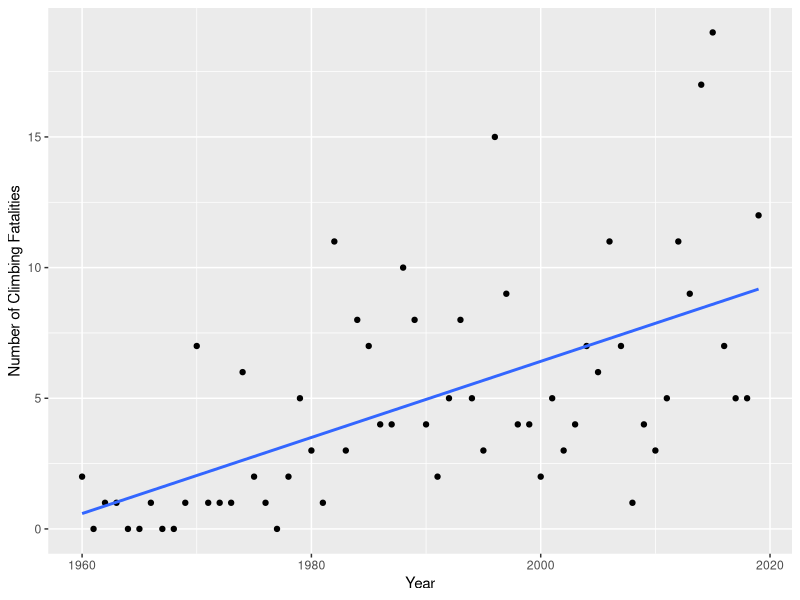
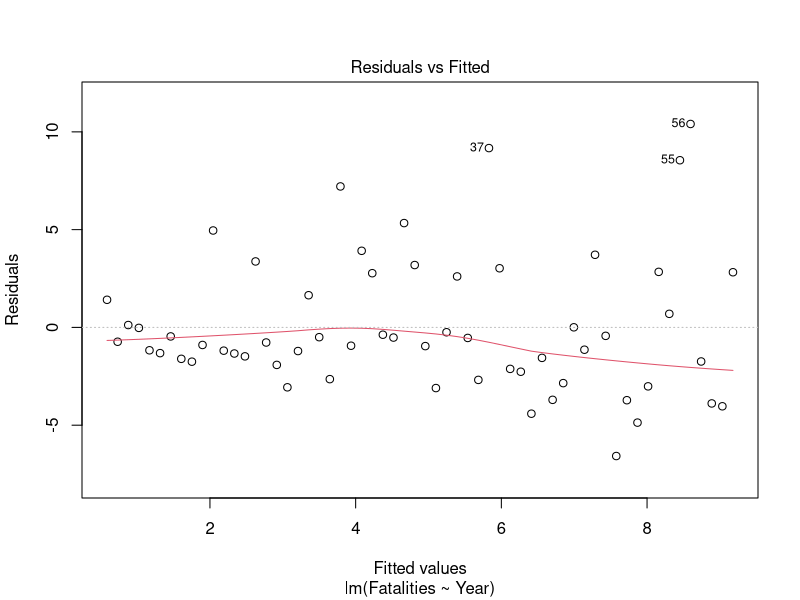
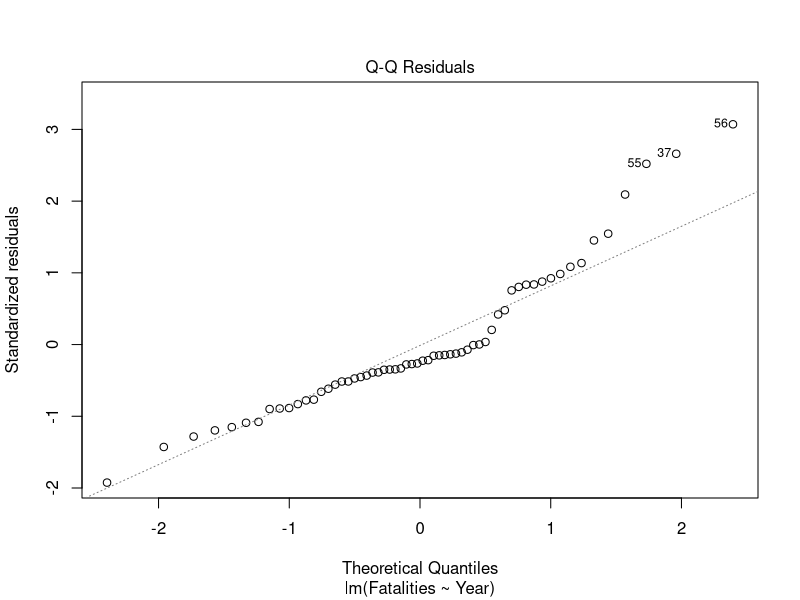
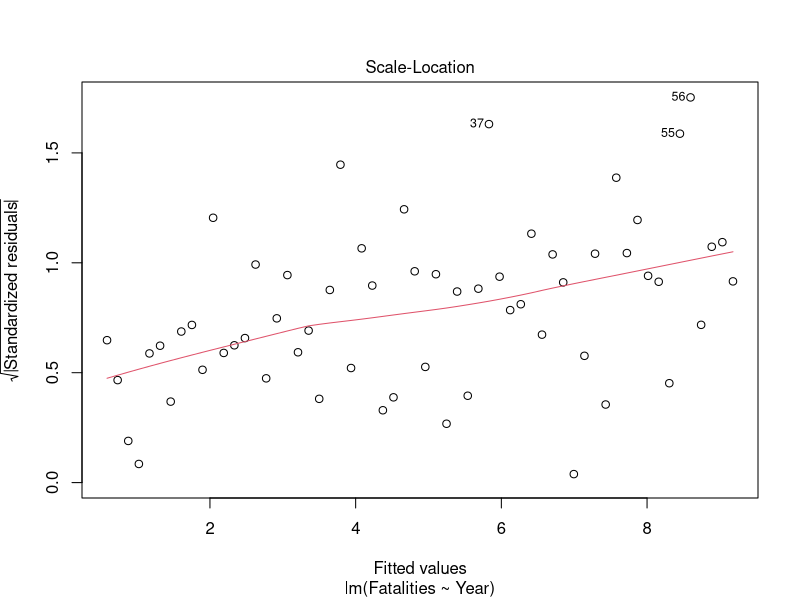
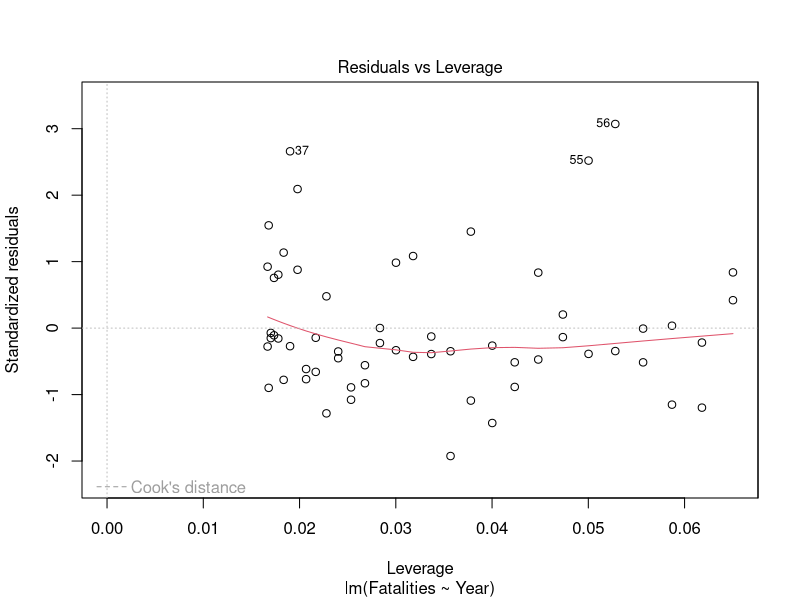
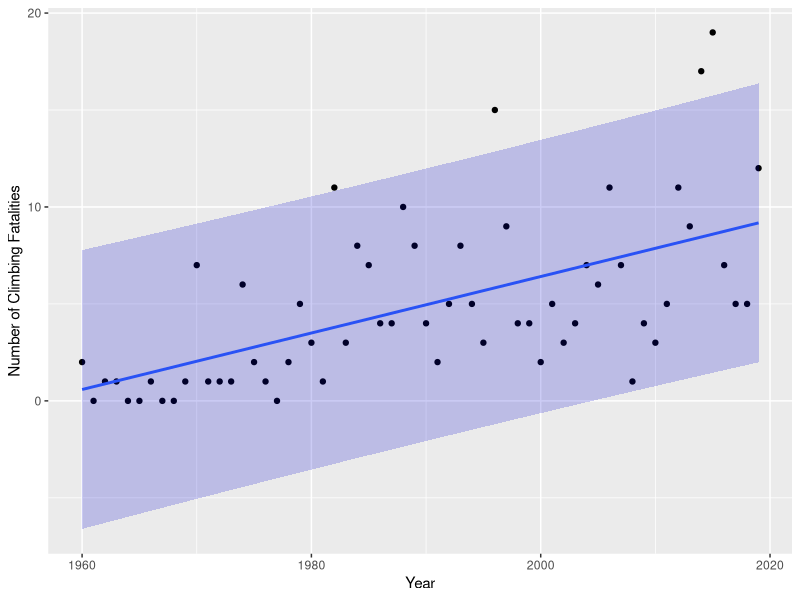
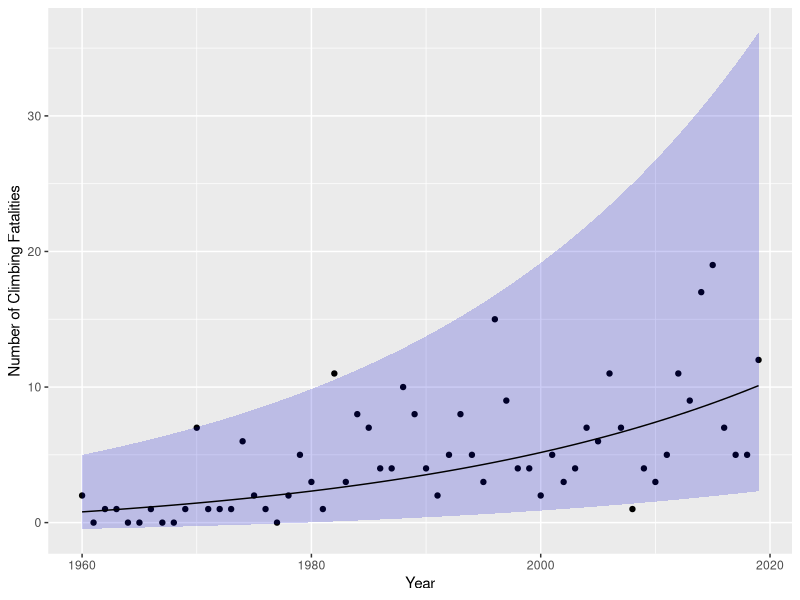
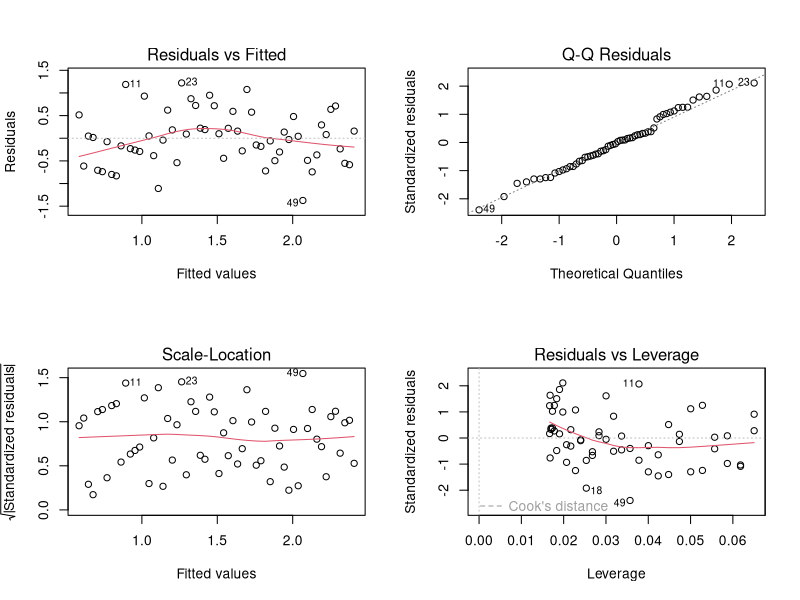

These charts were generated, in order, by the following R code:
## ---- chunk 1
Everest = read.csv("../data/Everest.csv", header=TRUE)
head(Everest)
tail(Everest)
## ---- chunk 2
library(ggplot2)
ggplot(Everest, mapping = aes(x=Year, y=Fatalities)) + geom_point() +
geom_smooth(method = "lm", se=FALSE  ) +
ylab("Number of Climbing Fatalities") + xlab("Year") 
## ---- chunk 3
Everest.lm1 = lm(Fatalities~ Year, data=Everest)
plot(Everest.lm1)
## ---- chunk 4
newx <- seq(min(Everest$Year), max(Everest$Year), by=1)
pred_interval <- predict(Everest.lm1, newdata=data.frame(Year=newx), interval="prediction", level = 0.95)
pred_interval <- as.data.frame(cbind(pred_interval,Everest))
ggplot(pred_interval, mapping = aes(x=Year, y=Fatalities)) + geom_point() + geom_smooth(method = "lm", se=FALSE) + geom_ribbon(  aes(ymin = lwr, ymax = upr), fill = "medium blue", alpha = 0.2) + ylab("Number of Climbing Fatalities") + xlab("Year")
## ---- chunk 5
Everest.lm2= lm(log(Fatalities+1) ~  Year , data=Everest)
pred_interval <-    exp(predict(Everest.lm2, newdata=data.frame(Year=newx), interval="prediction", level = 0.95) ) -1 
pred_interval <- as.data.frame(cbind(pred_interval,Everest))
ggplot(pred_interval, mapping = aes(x=Year, y=Fatalities)) + geom_point()   + geom_ribbon(  aes(ymin = lwr, ymax = upr), fill = "medium blue", alpha = 0.2) + ylab("Number of Climbing Fatalities") + xlab("Year")+ geom_line(aes(y=fit)  )
## ---- chunk 6
Everest.lm2= lm(log(Fatalities+1) ~  Year , data=Everest)
par(mfrow=c(2,2))
plot(Everest.lm2)
